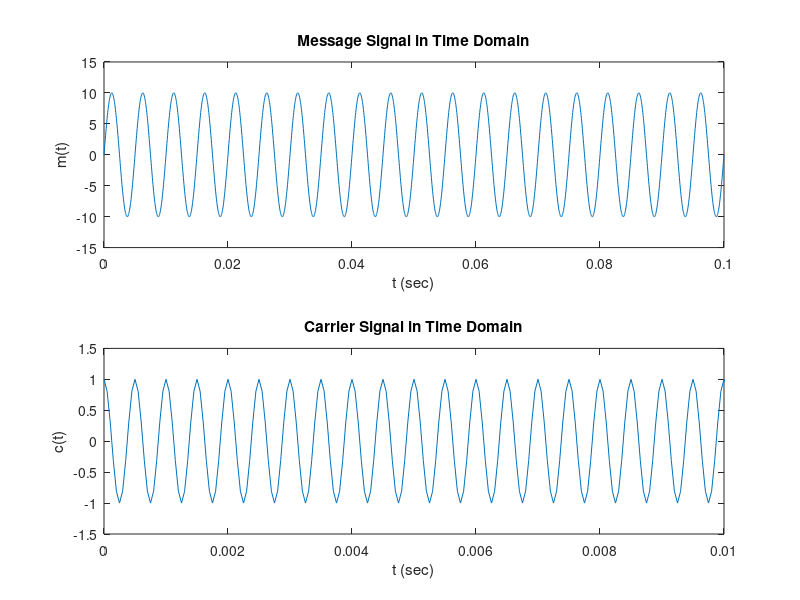

Recreate this plot in MATLAB. (Note: this script raises an error after producing the figure.)
clc; 
close all;

%% --------------------------------------- parameter setup --------------------------------------------

Fs = 20000; %Sampling frequency in Hz

Ts = 1/Fs; %Sampling Period

fm = 200; %Message signal frequency in Hz

fc = 2000; %carrier frequency in Hz

nCycles = 20; %cycles of the message signal

Period_message = 1/fm; %Time period to complete one cycle in sec

t = 0:Ts:nCycles*Period_message; %Timeline

Am = 10; %amplitude of message

Ac = 10; %conventional AM passband carrier frequency component

mod_i = Am/Ac; %Modulation index of Conventional AM

%% ------------------------------------Message Signal (passband)---------------------------------------

message_t = Am*sin(2*pi*fm*t); %message signal in time domain - sinusoidal with frequency = fm Hz

normalized_message_t = message_t / Am; %Normalized Message Signal

%plotting the message signal
figure(1); 
subplot(2,1,1);
plot(t,message_t);
title("Message Signal in Time Domain");
xlabel("t (sec)");
ylabel("m(t)");
ylim([-1.5*Am 1.5*Am]);

%% -----------------------------------------Carrier Signal-------------------------------------------

carrier_t = cos(2*pi*fc*t); %carrier signal in time domain - sinusoidal with frequency = fc Hz

%plotting the carrier wave
subplot(2,1,2);
plot(t,carrier_t);
title("Carrier Signal in Time Domain");
xlabel("t (sec)");
ylabel("c(t)");
ylim([-1.5 1.5]);
xlim([0 20/fc]);

%% ------------------------------------------Modulation----------------------------------------------

conventional_AM_t = modulate(normalized_message_t,carrier_t,Ac,mod_i); %Modulated signal in time domain
conventional_AM_f = Ts*fftshift(fft(conventional_AM_t,8192)); %Modulated signal in frequency domain

Len_CAM_f = length(conventional_AM_f); %length of the DFT of conventional AM modulated signal in frequency domain

% Generating Frequency line
f = -Len_CAM_f/2 : 1 : Len_CAM_f/2 - 1; %iterating f from -len/2 to +len/2 

f = Fs*f/Len_CAM_f; %converting each term of f into frequency as for the 'k'th term f = Fs.k/N 

%plotting Modulated signal in Time and Frequency domain
figure(2);

% time domain plotting
subplot(2,1,1);
plot(t,conventional_AM_t);
title("Modulated Signal in Time Domain");
xlabel("t (sec)");
ylabel("Ucam(t)");

% frequency domain plotting
subplot(2,1,2);
plot(f,abs(conventional_AM_f));
title("Modulated Signal in Frequency Domain");
xlabel("f (Hz)");
ylabel("Ucam(f)");
xlim([-1.5*fc 1.5*fc]);

%% -----------------------------------------Demodulation----------------------------------------

recvd_message_t = demodulate(conventional_AM_t, carrier_t, fc, Fs, Ac); %Demodulated signal in time domain

%converting demodulated message into frequency domain
recvd_message_f = Ts*fftshift(fft(recvd_message_t,8192)); 

Len_CAM_f = length(recvd_message_f);  %length of the DFT of conventional AM modulated signal in frequency domain

f = -Len_CAM_f/2 : 1 : Len_CAM_f/2 - 1; %iterating f from -len/2 to +len/2 

f = Fs*f/Len_CAM_f; %converting each term of f into frequency as for the 'k'th term f = Fs.k/N 

%plotting demodulated signal in Time and Frequency domain
figure(3);

% time domain plotting
subplot(2,1,1);
plot(t,recvd_message_t);
title("Demodulated Signal in Time Domain");

% frequency domain plotting
subplot(2,1,2);
plot(f,abs(recvd_message_f));
xlim([-1000 1000]);
title("Demodulated Signal in frequency Domain");

%% ------------------------------------------Functions------------------------------------------

function conventional_AM_t = modulate(message_t , carrier_t , Ac , mod_i)

    conventional_AM_t = Ac*(1 + mod_i*message_t).*carrier_t; %Conventional AM Modulating technique

end 

function recvd_message_t = demodulate(conventional_AM_t, carrier_t, fc, Fs, Ac)

    %Step 1 - Multiplication with Carrier wave
    envelope = conventional_AM_t.*carrier_t;
    
    %Step 2 - Lowpass filtering
    [a,b] = butter(10,fc*1.2/Fs/2); %butterworth filter of order 10 and cutoff frequency 1.2*fc 
    envelope = filter(a,b,envelope);%filtering the envelope with the above created butterworth filter
    
    %Step 3 - Algebraically obtaining the message
    recvd_message_t = 2*envelope - Ac;
    
end 